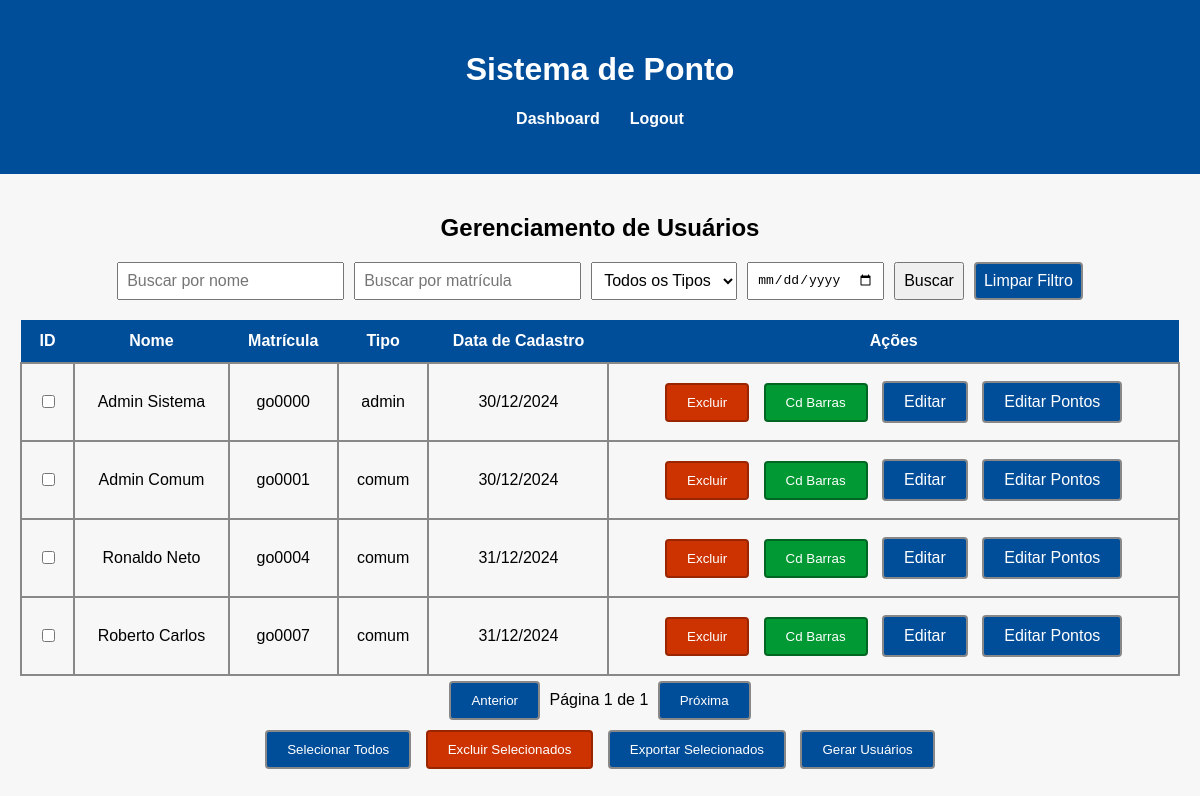
Before: /usuarios (signed in) with the older database file.
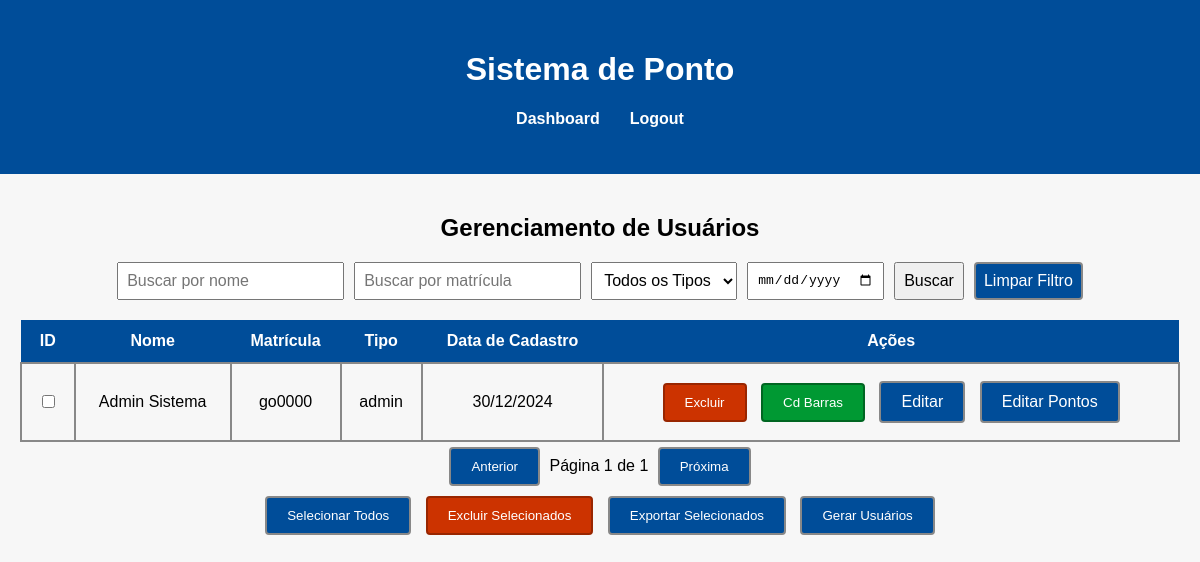
After: the same page with the newer database file.
### tables this page shows
CREATE TABLE usuarios (
                    id INTEGER PRIMARY KEY AUTOINCREMENT,
                    nome TEXT NOT NULL,
                    matricula TEXT UNIQUE NOT NULL,
                    senha TEXT NOT NULL,
                    tipo TEXT NOT NULL,
                    data_cadastro TIMESTAMP DEFAULT CURRENT_TIMESTAMP);

### app.py (the view)
@app.route('/usuarios', methods=['GET'])
@verificar_permissao(['admin'])
def usuarios():
    conn = conectar_banco()
    c = conn.cursor()
    search_query = request.args.get('search', '')
    search_matricula = request.args.get('matricula', '')
    filter_tipo = request.args.get('tipo', '')
    filter_date = request.args.get('data_cadastro', '')
    sort_by = request.args.get('sort_by', 'id')
    sort_order = request.args.get('sort_order', 'ASC')
    page = int(request.args.get('page', 1))
    per_page = 10
    offset = (page - 1) * per_page
    query = "SELECT id, nome, matricula, tipo, strftime('%d/%m/%Y', data_cadastro) as data_cadastro FROM usuarios WHERE 1=1"
    params = []
    if search_query:
        query += " AND nome LIKE ?"
        params.append(f'%{search_query}%')
    if search_matricula:
        query += " AND matricula LIKE ?"
        params.append(f'%{search_matricula}%')
    if filter_tipo:
        query += " AND tipo = ?"
        params.append(filter_tipo)
    if filter_date:
        query += " AND date(data_cadastro) = ?"
        params.append(filter_date)
    query += f" ORDER BY {sort_by} {sort_order} LIMIT ? OFFSET ?"
    params.extend([per_page, offset])
    c.execute(query, params)
    usuarios = c.fetchall()
    count_query = "SELECT COUNT(*) FROM usuarios WHERE 1=1"
    count_params = []
    if search_query:
        count_query += " AND nome LIKE ?"
        count_params.append(f'%{search_query}%')
    if search_matricula:
        count_query += " AND matricula LIKE ?"
        count_params.append(f'%{search_matricula}%')
    if filter_tipo:
        count_query += " AND tipo = ?"
        count_params.append(filter_tipo)
    if filter_date:
        count_query += " AND date(data_cadastro) = ?"
        count_params.append(filter_date)
    c.execute(count_query, count_params)
    total_usuarios = c.fetchone()[0]
    total_pages = (total_usuarios + per_page - 1) // per_page
    conn.close()
    return render_template('usuarios.html', usuarios=usuarios, total_pages=total_pages, current_page=page,
                           search_query=search_query, search_matricula=search_matricula, filter_tipo=filter_tipo,
                           filter_date=filter_date, sort_by=sort_by, sort_order=sort_order)

### app.py (called while the page is built)
def conectar_banco():
    conn = sqlite3.connect('ponto.db')
    return conn

def verificar_permissao(permissoes):
    def decorator(f):
        @wraps(f)
        def decorated_function(*args, **kwargs):
            if 'tipo' not in session or session['tipo'] not in permissoes:
                flash('Você não tem permissão para acessar esta página.', 'error')
                return redirect(url_for('cadastrar_ponto'))
            return f(*args, **kwargs)
        return decorated_function
    return decorator

### templates/usuarios.html (shortened to what this page needs)
<!DOCTYPE html>
<html lang="pt-BR">
<head>
</head>
<body class="usuarios-page">
    <header>
        <div class="container">
            <h1>Sistema de Ponto</h1>
            <nav>
                <ul>
                    <li><a href="{{ url_for('dashboard_usuario_admin') }}">Dashboard</a></li>
                    <li><a href="{{ url_for('logout') }}">Logout</a></li>
                </ul>
            </nav>
        </div>
    </header>
    <main>
        <div class="container">
            <section class="usuarios-section">
                <h2>Gerenciamento de Usuários</h2>
                <div class="search-bar">
                    <input type="text" placeholder="Buscar por nome" id="search-name">
                    <input type="text" placeholder="Buscar por matrícula" id="search-matricula">
                    <select id="filter-tipo">
                        <option value="">Todos os Tipos</option>
                    </select>
                    <input type="date" id="filter-date">
                    <button onclick="searchUsers()">Buscar</button>
                    <button onclick="clearFilters()" class="button">Limpar Filtro</button>
                </div>
                <table>
                    <thead>
                        <tr>
                            <th>ID</th>
                            <th onclick="sortTable(1)">Nome</th>
                            <th onclick="sortTable(2)">Matrícula</th>
                            <th onclick="sortTable(3)">Tipo</th>
                            <th onclick="sortTable(4)">Data de Cadastro</th>
                            <th>Ações</th>
                        </tr>
                    </thead>
                    <tbody>
                        {% for usuario in usuarios %}
                            <tr>
                                <td><input type="checkbox" name="usuario" value="{{ usuario[0] }}"></td>
                                <td>{{ usuario[1] }}</td>
                                <td>{{ usuario[2] }}</td>
                                <td>{{ usuario[3] }}</td>
                                <td>{{ usuario[4] }}</td>
                                <td>
                                    <form action="{{ url_for('excluir_usuario', id=usuario[0]) }}" method="POST" style="display:inline;">
                                        <button class="button button-danger" onclick="return confirm('Tem certeza que deseja excluir este usuário?')">Excluir</button>
                                    </form>
                                    <button class="button button-cd-barras" onclick="openModal('{{ usuario[2] }}')">Cd Barras</button>
                                    <a href="{{ url_for('editar_usuario', id=usuario[0]) }}" class="button">Editar</a>
                                    <a href="{{ url_for('editar_pontos', usuario_id=usuario[0]) }}" class="button">Editar Pontos</a>
                                </td>
                            </tr>
                        {% endfor %}
                    </tbody>
                </table>
                <div class="pagination">
                    <button onclick="paginate('prev')" class="button">Anterior</button>
                    <span>Página <span id="current-page">{{ current_page }}</span> de <span id="total-pages">{{ total_pages }}</span></span>
                    <button onclick="paginate('next')" class="button">Próxima</button>
                </div>
                <div class="bulk-actions">
                    <button onclick="selectAllUsers(this)" class="button">Selecionar Todos</button>
                    <button onclick="performBulkAction('delete')" class="button button-danger">Excluir Selecionados</button>
                    <button onclick="performBulkAction('export')" class="button">Exportar Selecionados</button>
                    <button onclick="gerarUsuarios()" class="button">Gerar Usuários</button>
                </div>
            </section>
        </div>
    </main>
</body>
</html>

### templates/usuarios.html (style rules this page uses)
body { font-family: Arial, sans-serif; margin: 0; padding: 0; background-color: #f7f7f7; }
.container { max-width: 1200px; margin: 0 auto; padding: 20px; }
header { background-color: #004d99; color: white; padding: 10px 0; text-align: center; }
nav ul { list-style: none; padding: 0; display: flex; justify-content: center; }
nav ul li { margin: 0 15px; }
nav ul li a { color: white; text-decoration: none; font-weight: bold; }
.usuarios-section { margin-top: 20px; text-align: center; }
.usuarios-section h2 { text-align: center; }
.search-bar { display: flex; justify-content: center; margin-bottom: 20px; }
.search-bar input, .search-bar select, .search-bar button { margin: 0 5px; padding: 8px; font-size: 1em; }
table { width: 100%; border-collapse: collapse; margin-top: 20px; }
table, th { border: none; }
th, td { padding: 12px; text-align: center; }
th { background-color: #004d99; color: white; cursor: pointer; }
td { border: 2px solid #888; }
.button { padding: 10px 20px; background-color: #004d99; color: white; border: 2px solid #888; border-radius: 4px; cursor: pointer; text-decoration: none; transition: background-color 0.3s ease, border-color 0.3s ease; display: inline-block; margin: 5px; }
.button-danger { background-color: #cc3300; border-color: #992600; }
.button-cd-barras { background-color: #009933; border-color: #006622; }

Changed rows visible on the page:
removed usuarios: nome "Admin Comum", matricula "go0001", tipo "comum", data_cadastro "30/12/2024"
removed usuarios: nome "Ronaldo Neto", matricula "go0004", tipo "comum", data_cadastro "31/12/2024"
removed usuarios: nome "Roberto Carlos", matricula "go0007", tipo "comum", data_cadastro "31/12/2024"
